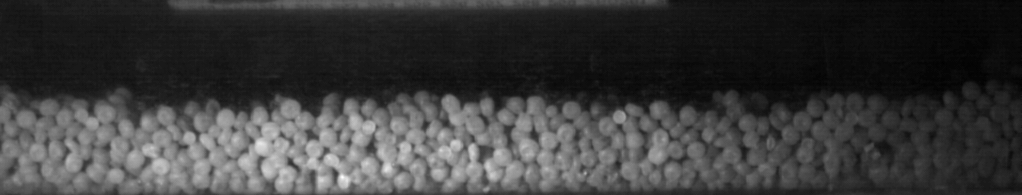
#> input picture plu_img/frame_00001 (1).png, 1022 x 195 px; its folder holds only this picture in this run
$ jupyter execute --allow-errors plug.ipynb
#> lines starting #> are read from the running program, lines starting #| are printed output that depends on the picture
[cell 1]
1+1

[cell 2]
import cv2
import numpy as np
import pandas as pd
import matplotlib.pyplot as plt
import os
from glob import glob


# ==================================================
# USER SETTINGS
# ==================================================

FRAME_FOLDER = r"C:\Users\piyus\OneDrive\Desktop\MLPROJECT1\plu_img"

MM_PER_PIXEL = 0.05      # replace with your value

CENTER_STRIP_WIDTH = 40

OUTPUT_CSV = "plug_height_results.csv"

VERIFY_FOLDER = "height_verification"


# ==================================================
# CREATE OUTPUT FOLDER
# ==================================================

os.makedirs(
    VERIFY_FOLDER,
    exist_ok=True
)


# ==================================================
# GET FRAME LIST
# ==================================================

frame_files = sorted(
    glob(
        os.path.join(
            FRAME_FOLDER,
            "*.png"
        )
    )
)

print(
    f"Found {len(frame_files)} frames"
)


# ==================================================
# STORAGE
# ==================================================

results = []


# ==================================================
# MAIN LOOP
# ==================================================

for idx, file in enumerate(frame_files):

    frame = cv2.imread(
        file,
        cv2.IMREAD_GRAYSCALE
    )
#> frame is the input picture: shape (195, 1022); min 0, max 255, mean 59

    if frame is None:
        continue

    h, w = frame.shape
#> h = 195; w = 1022


    # ----------------------------------------------
    # CENTER STRIP
    # ----------------------------------------------

    center = w // 2
#> center = 511

    strip = frame[
        :,
        center - CENTER_STRIP_WIDTH//2 :
        center + CENTER_STRIP_WIDTH//2
    ]
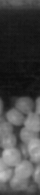
#> strip: shape (195, 40); min 13, max 204, mean 72.7


    # ----------------------------------------------
    # INTENSITY PROFILE
    # ----------------------------------------------

    profile = np.mean(
        strip,
        axis=1
    )
#> profile = 195 values, max 152.2 at index 172, min 15.72 at index 79, mean 72.71


    # ----------------------------------------------
    # SMOOTH PROFILE
    # ----------------------------------------------

    profile = cv2.GaussianBlur(
        profile.reshape(-1,1),
        (1,21),
        0
    ).flatten()
#> profile = 195 values, max 146.3 at index 172, min 18.2 at index 78, mean 72.72


    # ----------------------------------------------
    # FIND SURFACE USING MAX GRADIENT
    # ----------------------------------------------

    gradient = np.diff(
        profile
    )
#> gradient = 194 values, max 5.42 at index 97, min -4.4 at index 7, mean -0.0432

    surface_row = np.argmax(
        gradient
    )
#> surface_row = 97


    # ----------------------------------------------
    # HEIGHT CALCULATION
    # ----------------------------------------------

    plug_height_px = (
        h - surface_row
    )
#> plug_height_px = 98

    plug_height_mm = (
        plug_height_px *
        MM_PER_PIXEL
    )
#> plug_height_mm = 4.9


    # ----------------------------------------------
    # STORE RESULTS
    # ----------------------------------------------

    results.append([

        idx,

        os.path.basename(file),

        surface_row,

        plug_height_px,

        plug_height_mm

    ])


    # ----------------------------------------------
    # SAVE VERIFICATION IMAGE
    # ----------------------------------------------

    if True:

        display = cv2.cvtColor(
            frame,
            cv2.COLOR_GRAY2BGR
        )

        # Surface line

        cv2.line(

            display,

            (0, surface_row),

            (w, surface_row),

            (255,255,255),

            2
        )

        # Center strip

        cv2.rectangle(

            display,

            (
                center - CENTER_STRIP_WIDTH//2,
                0
            ),

            (
                center + CENTER_STRIP_WIDTH//2,
                h
            ),

            (255,255,255),

            1
        )
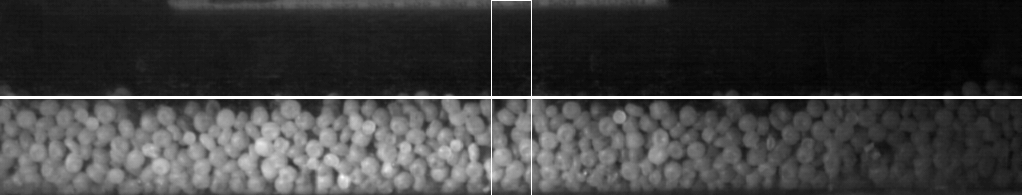
#> display: shape (195, 1022, 3); min 0, max 255, mean 62.7

        cv2.imwrite(

            os.path.join(

                VERIFY_FOLDER,

                f"verify_{idx:05d}.png"
            ),

            display
        )


# ==================================================
# SAVE CSV
# ==================================================

df = pd.DataFrame(

    results,

    columns=[

        "Frame_No",

        "Filename",

        "Surface_Row",

        "Plug_Height_px",

        "Plug_Height_mm"
    ]
)
#> df = table of 1 rows and 5 columns

df.to_csv(
    OUTPUT_CSV,
    index=False
)

print()
print(
    f"Saved results to: {OUTPUT_CSV}"
)

print(
    f"Saved verification images to: {VERIFY_FOLDER}"
)

print()
print(df.head())
#|    Frame_No             Filename  Surface_Row  Plug_Height_px  Plug_Height_mm
#| 0         0  frame_00001 (1).png           97              98             4.9

[cell 3]
import cv2
import matplotlib.pyplot as plt
import os
from glob import glob
import math

VERIFY_FOLDER = "height_verification"

verify_files = sorted(
    glob(
        os.path.join(
            VERIFY_FOLDER,
            "*.png"
        )
    )
)

print(
    f"Found {len(verify_files)} verification images"
)

start = 0

num_show = min(
    12,
    len(verify_files) - start
)

selected = verify_files[
    start :
    start + num_show
]

cols = 3

rows = math.ceil(
    len(selected) / cols
)

#> (the rest of this cell did not finish here and is left out)

[cell 4]
import cv2
import matplotlib.pyplot as plt
import os
from glob import glob

VERIFY_FOLDER = "height_verification"

verify_files = sorted(
    glob(
        os.path.join(
            VERIFY_FOLDER,
            "*.png"
        )
    )
)

N = min(9, len(verify_files))

fig, ax = plt.subplots(
    3,
    3,
    figsize=(18,10)
)

ax = ax.flatten()

for i in range(N):

    img = cv2.imread(
        verify_files[i]
    )

    img = cv2.cvtColor(
        img,
        cv2.COLOR_BGR2RGB
    )

    ax[i].imshow(img)

    ax[i].set_title(
        os.path.basename(
            verify_files[i]
        )
    )

    ax[i].axis("off")

for i in range(N, 9):

    ax[i].axis("off")

plt.tight_layout()

plt.show()

$ run again, on plu_img/frame_00056.png
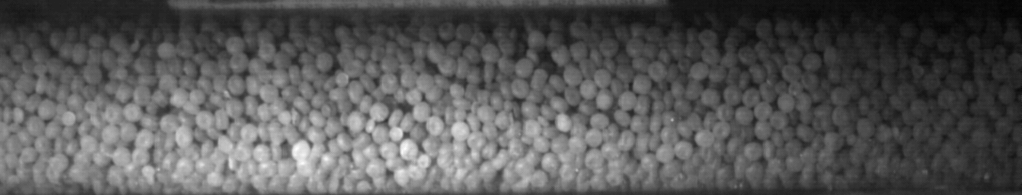
#> input picture plu_img/frame_00056.png, 1022 x 195 px
#> frame is the input picture: shape (195, 1022); min 0, max 255, mean 87.1
#> `strip = frame[ :, center - CENTER_STRIP_WIDTH//2 : center + CENTER_STR..`:
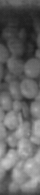
#> strip: shape (195, 40); min 25, max 210, mean 102.2
#> `profile = np.mean( strip, axis=1 )`: profile = 195 values, max 169.2 at index 163, min 40.02 at index 16, mean 102.2
#> `profile = cv2.GaussianBlur( profile.reshape(-1,1), (1,21), 0 ).flatten()`: profile = 195 values, max 163.6 at index 163, min 42.24 at index 18, mean 102.2
#> gradient = 194 values, max 2.55 at index 59, min -4.98 at index 189, mean 0.0285
#> surface_row = 59
#> plug_height_px = 136
#> plug_height_mm = 6.8
#> `cv2.rectangle(  display,  ( center - CENTER_STRIP_WIDTH//2, 0 ),  ( ce..`:
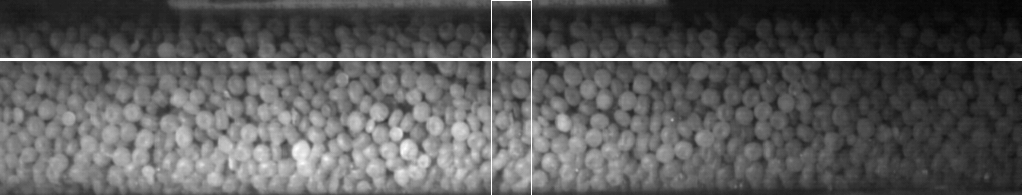
#> display: shape (195, 1022, 3); min 0, max 255, mean 90.3
#> df = table of 1 rows and 5 columns
#|    Frame_No         Filename  Surface_Row  Plug_Height_px  Plug_Height_mm
#| 0         0  frame_00056.png           59             136             6.8
